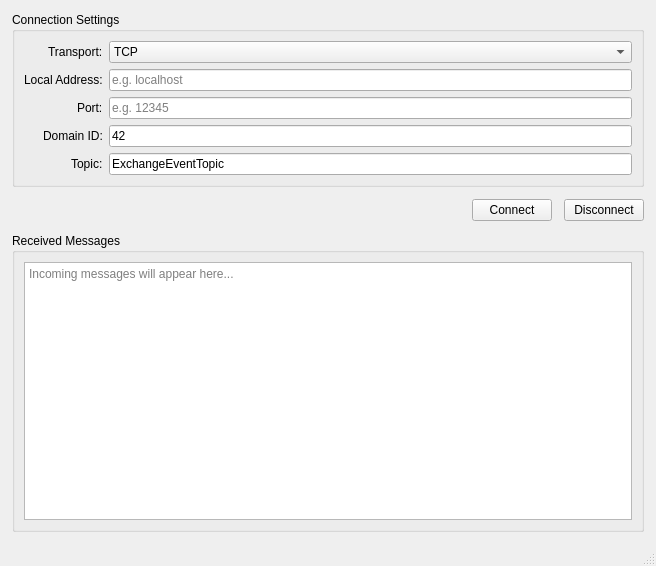
<?xml version="1.0" encoding="UTF-8"?>
<ui version="4.0">
 <class>MainWindow</class>
 <widget class="QMainWindow" name="MainWindow">
  <property name="geometry">
   <rect>
    <x>0</x>
    <y>0</y>
    <width>656</width>
    <height>566</height>
   </rect>
  </property>
  <property name="windowTitle">
   <string>OpenDDS Subscriber</string>
  </property>
  <widget class="QWidget" name="centralwidget">
   <layout class="QVBoxLayout" name="mainLayout">
    <property name="spacing">
     <number>12</number>
    </property>
    <property name="margin" stdset="0">
     <number>12</number>
    </property>
    <item>
     <widget class="QGroupBox" name="groupConfig">
      <property name="title">
       <string>Connection Settings</string>
      </property>
      <layout class="QFormLayout" name="formLayout">
       <property name="labelAlignment">
        <set>Qt::AlignmentFlag::AlignRight</set>
       </property>
       <item row="0" column="0">
        <widget class="QLabel" name="labelTransport">
         <property name="text">
          <string>Transport:</string>
         </property>
        </widget>
       </item>
       <item row="0" column="1">
        <widget class="QComboBox" name="comboTransport">
         <item>
          <property name="text">
           <string>TCP</string>
          </property>
         </item>
         <item>
          <property name="text">
           <string>UDP</string>
          </property>
         </item>
         <item>
          <property name="text">
           <string>RTPS_UDP</string>
          </property>
         </item>
        </widget>
       </item>
       <item row="1" column="0">
        <widget class="QLabel" name="labelAddress">
         <property name="text">
          <string>Local Address:</string>
         </property>
        </widget>
       </item>
       <item row="1" column="1">
        <widget class="QLineEdit" name="ip">
         <property name="placeholderText">
          <string>e.g. localhost</string>
         </property>
        </widget>
       </item>
       <item row="2" column="0">
        <widget class="QLabel" name="labelPort">
         <property name="text">
          <string>Port:</string>
         </property>
        </widget>
       </item>
       <item row="2" column="1">
        <widget class="QLineEdit" name="portNumber">
         <property name="placeholderText">
          <string>e.g. 12345</string>
         </property>
        </widget>
       </item>
       <item row="3" column="0">
        <widget class="QLabel" name="labelDomain">
         <property name="text">
          <string>Domain ID:</string>
         </property>
        </widget>
       </item>
       <item row="3" column="1">
        <widget class="QLineEdit" name="domainId">
         <property name="text">
          <string>42</string>
         </property>
        </widget>
       </item>
       <item row="4" column="0">
        <widget class="QLabel" name="labelTopic">
         <property name="text">
          <string>Topic:</string>
         </property>
        </widget>
       </item>
       <item row="4" column="1">
        <widget class="QLineEdit" name="topicName">
         <property name="text">
          <string>ExchangeEventTopic</string>
         </property>
        </widget>
       </item>
      </layout>
     </widget>
    </item>
    <item>
     <layout class="QHBoxLayout" name="buttonLayout">
      <item>
       <spacer name="horizontalSpacer">
        <property name="orientation">
         <enum>Qt::Orientation::Horizontal</enum>
        </property>
        <property name="sizeHint" stdset="0">
         <size>
          <width>0</width>
          <height>0</height>
         </size>
        </property>
       </spacer>
      </item>
      <item>
       <widget class="QPushButton" name="btnConnect">
        <property name="text">
         <string>Connect</string>
        </property>
       </widget>
      </item>
      <item>
       <widget class="QPushButton" name="btnDisconnect">
        <property name="text">
         <string>Disconnect</string>
        </property>
       </widget>
      </item>
     </layout>
    </item>
    <item>
     <widget class="QGroupBox" name="groupMessages">
      <property name="title">
       <string>Received Messages</string>
      </property>
      <layout class="QVBoxLayout">
       <item>
        <widget class="QTextEdit" name="textMessages">
         <property name="readOnly">
          <bool>true</bool>
         </property>
         <property name="placeholderText">
          <string>Incoming messages will appear here...</string>
         </property>
        </widget>
       </item>
      </layout>
     </widget>
    </item>
   </layout>
  </widget>
  <widget class="QStatusBar" name="statusbar"/>
 </widget>
 <resources/>
 <connections/>
</ui>
